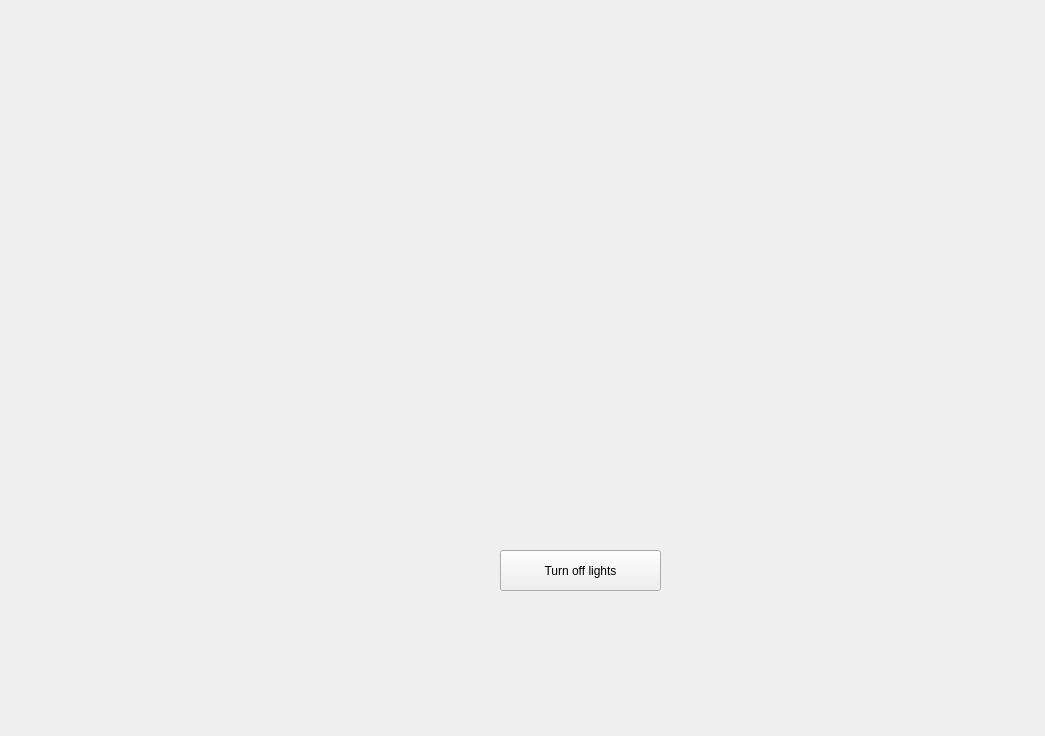
<?xml version="1.0" encoding="UTF-8"?>
<ui version="4.0">
 <class>Headligths</class>
 <widget class="QDialog" name="Headligths">
  <property name="geometry">
   <rect>
    <x>0</x>
    <y>0</y>
    <width>1045</width>
    <height>736</height>
   </rect>
  </property>
  <property name="windowTitle">
   <string notr="true">Dialog</string>
  </property>
  <widget class="QLabel" name="tesla">
   <property name="geometry">
    <rect>
     <x>130</x>
     <y>50</y>
     <width>861</width>
     <height>461</height>
    </rect>
   </property>
   <property name="styleSheet">
    <string notr="true">image: url(:/assets/teslaCar.png); border: none;</string>
   </property>
   <property name="text">
    <string/>
   </property>
  </widget>
  <widget class="QLabel" name="label_4">
   <property name="geometry">
    <rect>
     <x>260</x>
     <y>220</y>
     <width>281</width>
     <height>211</height>
    </rect>
   </property>
   <property name="text">
    <string/>
   </property>
   <property name="pixmap">
    <pixmap>../AirController/assets/pressed-bg-up.png</pixmap>
   </property>
  </widget>
  <widget class="QLabel" name="label_3">
   <property name="geometry">
    <rect>
     <x>550</x>
     <y>200</y>
     <width>281</width>
     <height>211</height>
    </rect>
   </property>
   <property name="text">
    <string/>
   </property>
   <property name="pixmap">
    <pixmap>../AirController/assets/pressed-bg-down.png</pixmap>
   </property>
  </widget>
  <widget class="QPushButton" name="left">
   <property name="geometry">
    <rect>
     <x>100</x>
     <y>570</y>
     <width>191</width>
     <height>81</height>
    </rect>
   </property>
   <property name="styleSheet">
    <string notr="true">border: none;
image: url(:/assets/left.png);
</string>
   </property>
   <property name="text">
    <string/>
   </property>
  </widget>
  <widget class="QPushButton" name="right">
   <property name="geometry">
    <rect>
     <x>820</x>
     <y>560</y>
     <width>191</width>
     <height>81</height>
    </rect>
   </property>
   <property name="styleSheet">
    <string notr="true">border: none;
image: url(:/assets/right.png);
</string>
   </property>
   <property name="text">
    <string/>
   </property>
  </widget>
  <widget class="QPushButton" name="back">
   <property name="geometry">
    <rect>
     <x>10</x>
     <y>20</y>
     <width>51</width>
     <height>41</height>
    </rect>
   </property>
   <property name="styleSheet">
    <string notr="true">image: url(:/assets/back.png);
border: none;
</string>
   </property>
   <property name="text">
    <string/>
   </property>
  </widget>
  <widget class="QPushButton" name="pushButton">
   <property name="geometry">
    <rect>
     <x>500</x>
     <y>550</y>
     <width>161</width>
     <height>41</height>
    </rect>
   </property>
   <property name="text">
    <string>Turn off lights</string>
   </property>
  </widget>
  <zorder>tesla</zorder>
  <zorder>label_4</zorder>
  <zorder>label_3</zorder>
  <zorder>right</zorder>
  <zorder>left</zorder>
  <zorder>back</zorder>
  <zorder>pushButton</zorder>
 </widget>
 <resources/>
 <connections/>
</ui>
